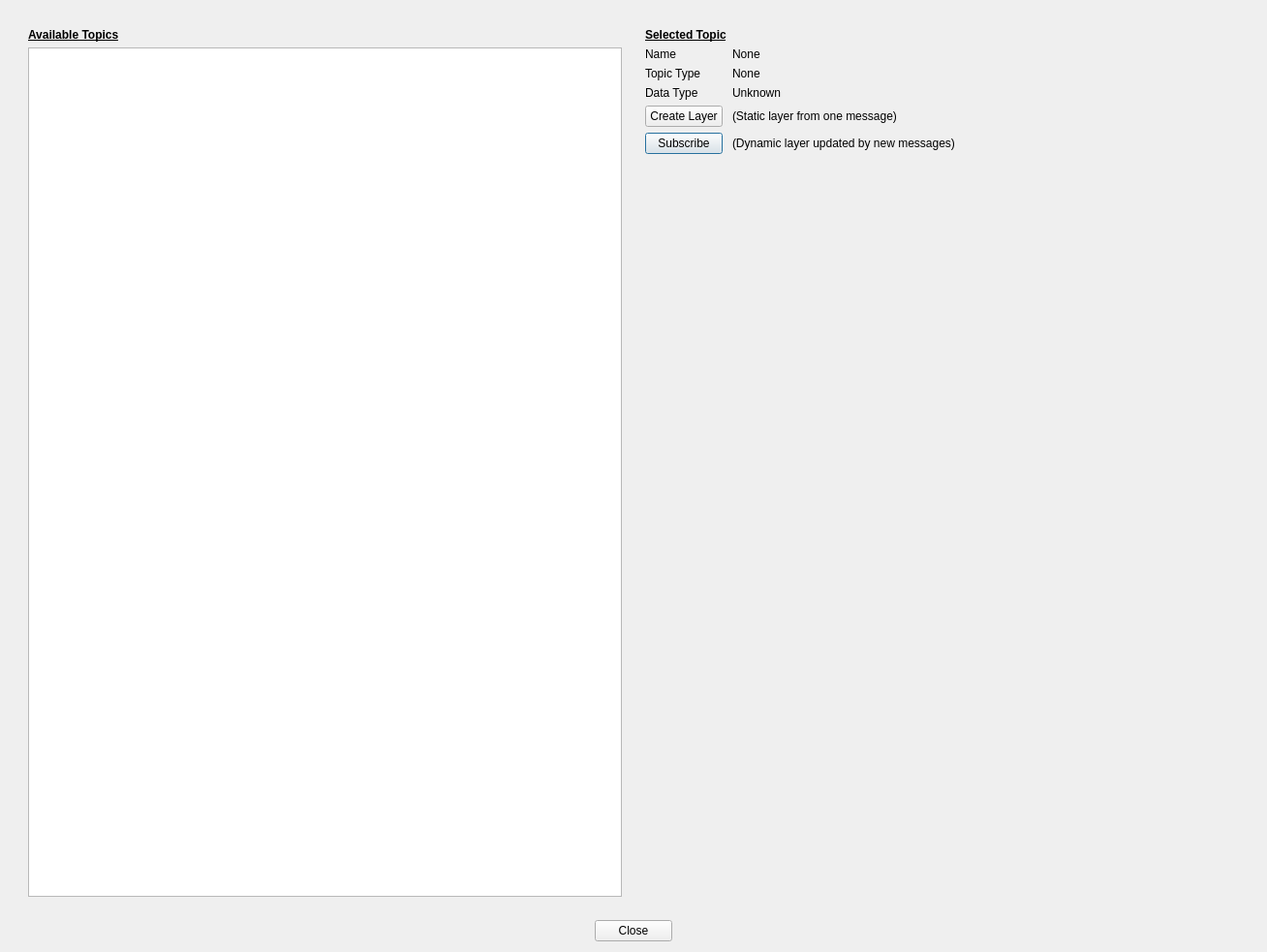
<?xml version="1.0" encoding="UTF-8"?>
<ui version="4.0">
 <class>VectorDataDialog</class>
 <widget class="QDialog" name="VectorDataDialog">
  <property name="geometry">
   <rect>
    <x>0</x>
    <y>0</y>
    <width>1308</width>
    <height>983</height>
   </rect>
  </property>
  <property name="windowTitle">
   <string>ROS Toolbox</string>
  </property>
  <layout class="QVBoxLayout" name="verticalLayout">
   <item>
    <widget class="QWidget" name="widget" native="true">
     <layout class="QHBoxLayout" name="horizontalLayout">
      <item>
       <widget class="QWidget" name="widget_2" native="true">
        <layout class="QVBoxLayout" name="verticalLayout_2">
         <item>
          <widget class="QLabel" name="label">
           <property name="font">
            <font>
             <weight>75</weight>
             <bold>true</bold>
             <underline>true</underline>
            </font>
           </property>
           <property name="text">
            <string>Available Topics</string>
           </property>
          </widget>
         </item>
         <item>
          <widget class="QListWidget" name="topicList"/>
         </item>
        </layout>
        <zorder>topicList</zorder>
        <zorder>label</zorder>
       </widget>
      </item>
      <item>
       <widget class="QWidget" name="selectedTopicDetails" native="true">
        <property name="sizePolicy">
         <sizepolicy hsizetype="Expanding" vsizetype="Preferred">
          <horstretch>0</horstretch>
          <verstretch>0</verstretch>
         </sizepolicy>
        </property>
        <layout class="QFormLayout" name="formLayout_3">
         <item row="0" column="0">
          <widget class="QLabel" name="label_5">
           <property name="font">
            <font>
             <weight>75</weight>
             <bold>true</bold>
             <underline>true</underline>
            </font>
           </property>
           <property name="text">
            <string>Selected Topic</string>
           </property>
          </widget>
         </item>
         <item row="10" column="0">
          <widget class="QWidget" name="widget_3" native="true"/>
         </item>
         <item row="3" column="1">
          <widget class="QLabel" name="dataTypeLabel">
           <property name="text">
            <string>Unknown</string>
           </property>
          </widget>
         </item>
         <item row="2" column="0">
          <widget class="QLabel" name="label_4">
           <property name="text">
            <string>Topic Type</string>
           </property>
          </widget>
         </item>
         <item row="2" column="1">
          <widget class="QLabel" name="topicTypeLabel">
           <property name="text">
            <string>None</string>
           </property>
          </widget>
         </item>
         <item row="3" column="0">
          <widget class="QLabel" name="label_2">
           <property name="text">
            <string>Data Type</string>
           </property>
          </widget>
         </item>
         <item row="1" column="0">
          <widget class="QLabel" name="label_3">
           <property name="text">
            <string>Name</string>
           </property>
          </widget>
         </item>
         <item row="1" column="1">
          <widget class="QLabel" name="topicNameLabel">
           <property name="text">
            <string>None</string>
           </property>
          </widget>
         </item>
         <item row="7" column="0">
          <widget class="QPushButton" name="subscribeButton">
           <property name="sizePolicy">
            <sizepolicy hsizetype="Fixed" vsizetype="Fixed">
             <horstretch>0</horstretch>
             <verstretch>0</verstretch>
            </sizepolicy>
           </property>
           <property name="text">
            <string>Subscribe</string>
           </property>
          </widget>
         </item>
         <item row="7" column="1">
          <widget class="QLabel" name="label_6">
           <property name="text">
            <string>(Dynamic layer updated by new messages)</string>
           </property>
          </widget>
         </item>
         <item row="5" column="1">
          <widget class="QLabel" name="label_7">
           <property name="text">
            <string>(Static layer from one message)</string>
           </property>
          </widget>
         </item>
         <item row="5" column="0">
          <widget class="QPushButton" name="createLayerButton">
           <property name="sizePolicy">
            <sizepolicy hsizetype="Fixed" vsizetype="Fixed">
             <horstretch>0</horstretch>
             <verstretch>0</verstretch>
            </sizepolicy>
           </property>
           <property name="text">
            <string>Create Layer</string>
           </property>
          </widget>
         </item>
        </layout>
       </widget>
      </item>
     </layout>
    </widget>
   </item>
   <item>
    <widget class="QDialogButtonBox" name="button_box">
     <property name="sizePolicy">
      <sizepolicy hsizetype="MinimumExpanding" vsizetype="Fixed">
       <horstretch>0</horstretch>
       <verstretch>0</verstretch>
      </sizepolicy>
     </property>
     <property name="orientation">
      <enum>Qt::Horizontal</enum>
     </property>
     <property name="standardButtons">
      <set>QDialogButtonBox::Close</set>
     </property>
     <property name="centerButtons">
      <bool>true</bool>
     </property>
    </widget>
   </item>
  </layout>
 </widget>
 <resources/>
 <connections>
  <connection>
   <sender>button_box</sender>
   <signal>accepted()</signal>
   <receiver>VectorDataDialog</receiver>
   <slot>accept()</slot>
   <hints>
    <hint type="sourcelabel">
     <x>20</x>
     <y>20</y>
    </hint>
    <hint type="destinationlabel">
     <x>20</x>
     <y>20</y>
    </hint>
   </hints>
  </connection>
  <connection>
   <sender>button_box</sender>
   <signal>rejected()</signal>
   <receiver>VectorDataDialog</receiver>
   <slot>reject()</slot>
   <hints>
    <hint type="sourcelabel">
     <x>20</x>
     <y>20</y>
    </hint>
    <hint type="destinationlabel">
     <x>20</x>
     <y>20</y>
    </hint>
   </hints>
  </connection>
 </connections>
</ui>
